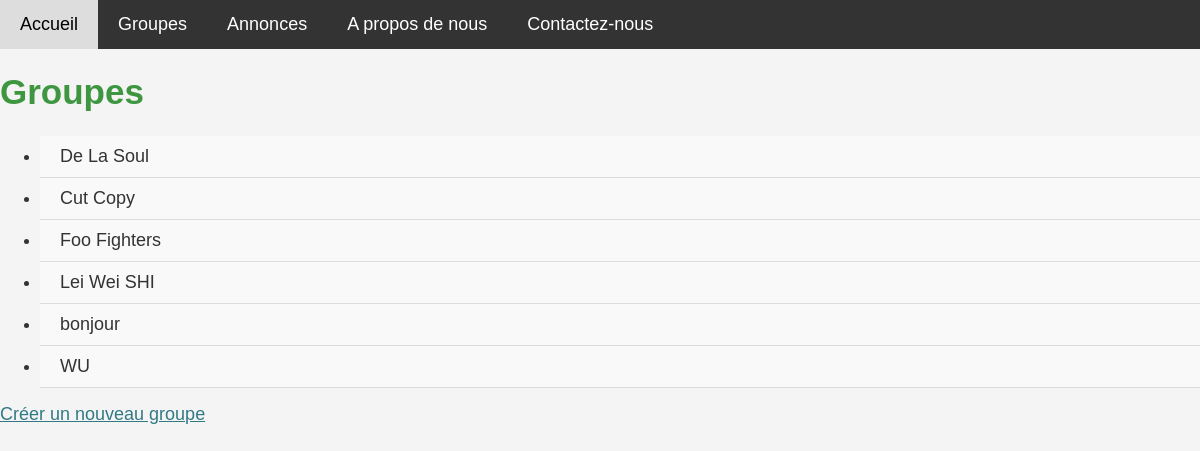
/bands/, run on an earlier commit of the app's database.
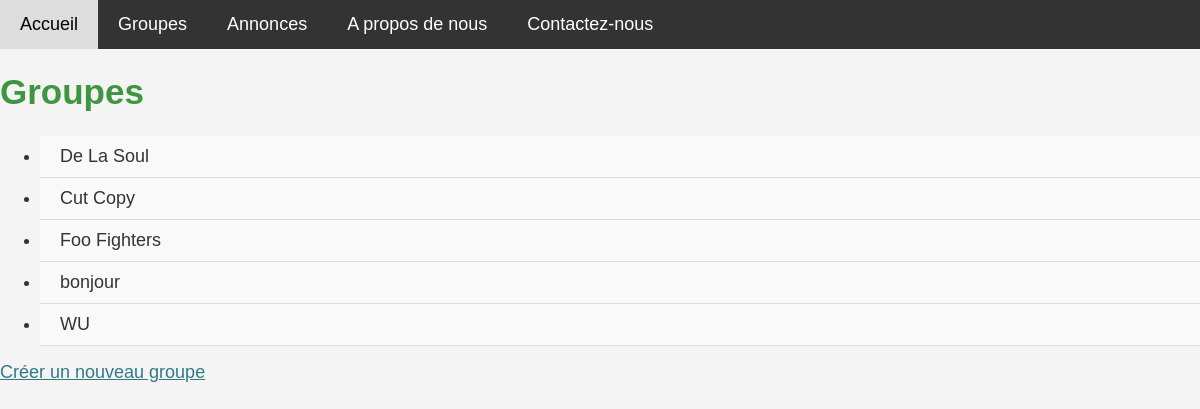
And on a later commit of the database.
### liste/models.py (models this page shows, shortened)
class Band(models.Model):
    name = models.fields.CharField(max_length=100)
    genre = models.fields.CharField(max_length=50)
    biography = models.fields.CharField(max_length=100)
    year_formed = models.fields.IntegerField(
        validators=[MinValueValidator(1900), MaxValueValidator(2021)]
        )
    active = models.fields.BooleanField(default=True)
    official_homepage = models.fields.URLField(null=True, blank=True)
    class Genre(models.TextChoices):
        HIP_HOP = 'HH'
        SYNTH_POP = 'SP'
        ALTERNATIVE_ROCK = 'AR'
    genre = models.fields.CharField(choices=Genre.choices, max_length=5)

### liste/views.py (the view)
# urls.py: path('bands/', views.band_list),
def band_list(request):  # renommer la fonction de vue
   bands = Band.objects.all()
   return render(request,
           'liste/band_list.html',  # pointe vers le nouveau nom de modèle
           {'bands': bands})

### liste/templates/liste/band_list.html
{% extends 'liste/base.html' %}
{% block content %}
<h1>Groupes</h1>
<ul>
    {% for band in bands %}
    <li><a href="{% url 'band-detail' band.id %}">{{ band.name }}</a></li>
  {% endfor %}
</ul>
<a href="{% url 'band-create' %}">Créer un nouveau groupe</a>
{% endblock %}

### liste/templates/liste/base.html (shortened to what this page needs)
{% load static %}
<html>
    <head>
        <link rel="stylesheet" href="{% static 'liste/style.css' %}" />
    </head>
    <body>
        <nav>
          <a href="{% url 'hello' %}">Accueil</a>
          <a href="{% url 'band-list' %}">Groupes</a>
          <a href="{% url 'annonce-list' %}">Annonces</a>
          <a href="{% url 'about-us' %}">A propos de nous</a>
          <a href="{% url 'contact' %}">Contactez-nous</a>
        </nav>
        {% block content %}{% endblock %}
    </body>
</html>

### liste/static/liste/style.css (style rules this page uses)
body { font-family: 'Arial', sans-serif; color: #333; margin: 0; padding: 0; background-color: #f4f4f4; }
nav { background-color: #333; overflow: hidden; }
nav a { float: left; display: block; color: white; text-align: center; padding: 14px 20px; text-decoration: none; }
h1,h2 { font-size: 35px; color: #3e9641; }
ul li a { display: block; padding: 10px 20px; text-decoration: none; color: #333; background-color: #f9f9f9; border-bottom: 1px solid #ddd; transition: background-color 0.3s ease; }
ul { font-size: 16px; }
a { text-decoration: underline; color: #317985; font-size: 18px; }

What changed in the data, as far as the page shows it:
removed Band: name "Lei Wei SHI"
